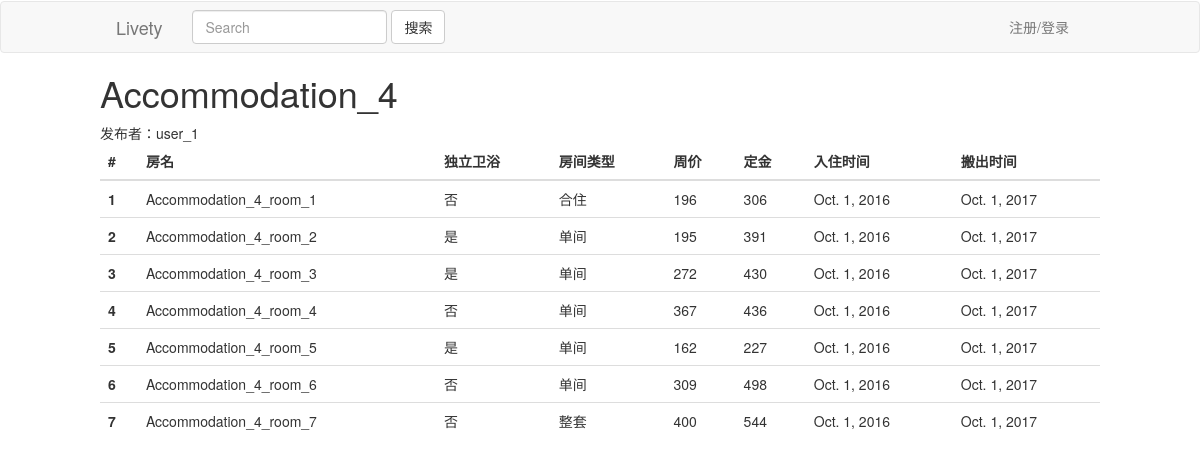
Screenshot of /liwu/acc/4 with the database file from the repository.
### liwu/models.py (models this page shows, shortened)
class Accommodation(models.Model):
    user_publish = models.ForeignKey(User)
    publish_username = models.CharField(max_length=100)
    name = models.CharField(max_length=100)
    week_price = models.IntegerField(default=0)
    address = models.CharField(max_length=100)
    SOURCE_TYPE_CHOICES=(
        ('AP','apartment'),
        ('SH','single-house'),
        ('TP','student-apartment')
    )
    source_type = models.CharField(max_length=2,choices=SOURCE_TYPE_CHOICES,default='TP')

class Room(models.Model):
    accommodation = models.ForeignKey(Accommodation)
    name = models.CharField(max_length=100)
    week_price = models.IntegerField(default=0)
    order_price = models.IntegerField(default=0)
    start_data = models.DateField('data start rent')
    end_data = models.DateField('data end rent')
    SOURCE_TYPE_CHOICES = (
        ('whole','whole room'),
        ('single','single room'),
        ('share','share room')
    )
    source_type = models.CharField(max_length=7,choices=SOURCE_TYPE_CHOICES,default='all')
    deposit = models.IntegerField(default=0)
    bathroom = models.BooleanField(default=True)

### liwu/views.py (the view, shortened to what this page needs)
# urls.py: url(r'^acc/(?P<accommodation_id>[0-9]+)$',views.acc_detail,name = 'acc_detail'),#公寓DetailView
def acc_detail(request,accommodation_id):
    acc = Accommodation.objects.get(pk = accommodation_id)
    session_email = request.session.get('email')
    print session_email
    user  = None
    return render(request,"liwu/acc_detail.html",{'session_email':session_email,
                                                  'accommodation':acc,
                                                  'user':user
                                                  })

### liwu/templates/liwu/acc_detail.html (shortened to what this page needs)
{% extends "liwu/base.html" %}
{% block reg-login %}
        {% if session_email == 1%}
            <li class="dropdown" id="dashboard">
              <a href="#" class="dropdown-toggle" data-toggle="dropdown" role="button" aria-haspopup="true" aria-expanded="false">
                  {{ user.name }} <span class="caret"></span></a>
              <ul class="dropdown-menu">
                <li><a href="../user/{{ user.id }}">个人面板</a></li>
                <li role="separator" class="divider"></li>
                <li><a id="logout" href="javascript:void(0)">注销</a></li>
              </ul>
            </li>
            {% else %}
            <li><a href="/liwu/reg_login">注册/登录</a></li>
        {% endif%}
{% endblock %}
{% block head %}
    <link rel="stylesheet" href="../../../static/liwu/css/bootstrap.min.css"/>
    <link rel="stylesheet" href="../../../static/liwu/css/base.css"/>
{% endblock %}
{% block content %}
    <div id="content">
    <h1>{{ accommodation.name }}</h1>
    <span>发布者：{{ accommodation.publish_username }}</span>
     <div class="accommodation-list">
             <table class="table table-hover">
              <thead>
                <tr>
                  <th>#</th>
                  <th>房名</th>
                  <th>独立卫浴</th>
                  <th>房间类型</th>
                  <th>周价</th>
                   <th>定金</th>
                <th>入住时间</th>
                    <th>搬出时间</th>
                </tr>
              </thead>
              <tbody>
                 {% for room in accommodation.room_set.all %}
                    <tr>
                    <th scope="row">{{ forloop.counter }}</th>
                        <td>{{ room.name }}</td>
                        <td>
                            {% if room.bathroom == 1 %}
                                是
                            {% else %}
                                否
                            {% endif %}
                        </td>
                        <td>
                            {% if room.source_type == "whole" %}整套{% endif %}
                            {% if room.source_type == "single" %}单间{% endif %}
                            {% if room.source_type == "share" %}合住{% endif %}
                        </td>
                        <td>{{ room.week_price }}</td>
                    <td>{{ room.order_price }}</td>
                    <td>{{ room.start_data }}</td>
                    <td>{{ room.end_data }}</td>
                    </tr>
                {% endfor %}
              </tbody>
            </table>
        </div>
    </div>
{% endblock %}

### liwu/templates/liwu/base.html (shortened to what this page needs)
<!DOCTYPE html>
<html lang="en">
<head>
    <link rel="stylesheet" href="../../static/liwu/css/bootstrap.min.css"/>
    <link rel="stylesheet" href="../../static/liwu/css/base.css"/>
    {% block head %}
    {% endblock %}
</head>
<body>
<header>
    <nav class="navbar navbar-default" >
        <div class="container-fluid" id="navbar">
    <div class="navbar-header" >
      <a class="navbar-brand" id ="brand" href="#">Livety</a>
    </div>
    <div class="collapse navbar-collapse" id="bs-example-navbar-collapse-1">
      <div  class="navbar-form navbar-left" role="search">
        <div class="form-group">
          <input id="city-input" type="text" class="form-control" placeholder="Search">
        </div>
        <button  id="city-btn" type="submit" class="btn  btn-default">搜索</button>
      </div>
      <ul class="nav navbar-nav navbar-right">
          {% block reg-login %}
          {% endblock %}
      </ul>
    </div>
  </div>
    </nav>
</header>
{% block content %}
{% endblock %}
</body>
</html>

### liwu/static/liwu/css/base.css (style rules this page uses)
#navbar { margin: 0 100px; }
#content { padding: 0 100px; }
.navbar { margin: 1px 0; }
.table { margin-bottom: 10px; }

### rows the page displays
Accommodation: name "Accommodation_4", publish_username "user_1"
Room: name "Accommodation_4_room_1", bathroom "否", source_type "合住", week_price "196", order_price "306", start_data "Oct. 1, 2016", end_data "Oct. 1, 2017"
Room: name "Accommodation_4_room_2", bathroom "是", source_type "单间", week_price "195", order_price "391", start_data "Oct. 1, 2016", end_data "Oct. 1, 2017"
Room: name "Accommodation_4_room_3", bathroom "是", source_type "单间", week_price "272", order_price "430", start_data "Oct. 1, 2016", end_data "Oct. 1, 2017"
Room: name "Accommodation_4_room_4", bathroom "否", source_type "单间", week_price "367", order_price "436", start_data "Oct. 1, 2016", end_data "Oct. 1, 2017"
Room: name "Accommodation_4_room_5", bathroom "是", source_type "单间", week_price "162", order_price "227", start_data "Oct. 1, 2016", end_data "Oct. 1, 2017"
Room: name "Accommodation_4_room_6", bathroom "否", source_type "单间", week_price "309", order_price "498", start_data "Oct. 1, 2016", end_data "Oct. 1, 2017"
Room: name "Accommodation_4_room_7", bathroom "否", source_type "整套", week_price "400", order_price "544", start_data "Oct. 1, 2016", end_data "Oct. 1, 2017"
